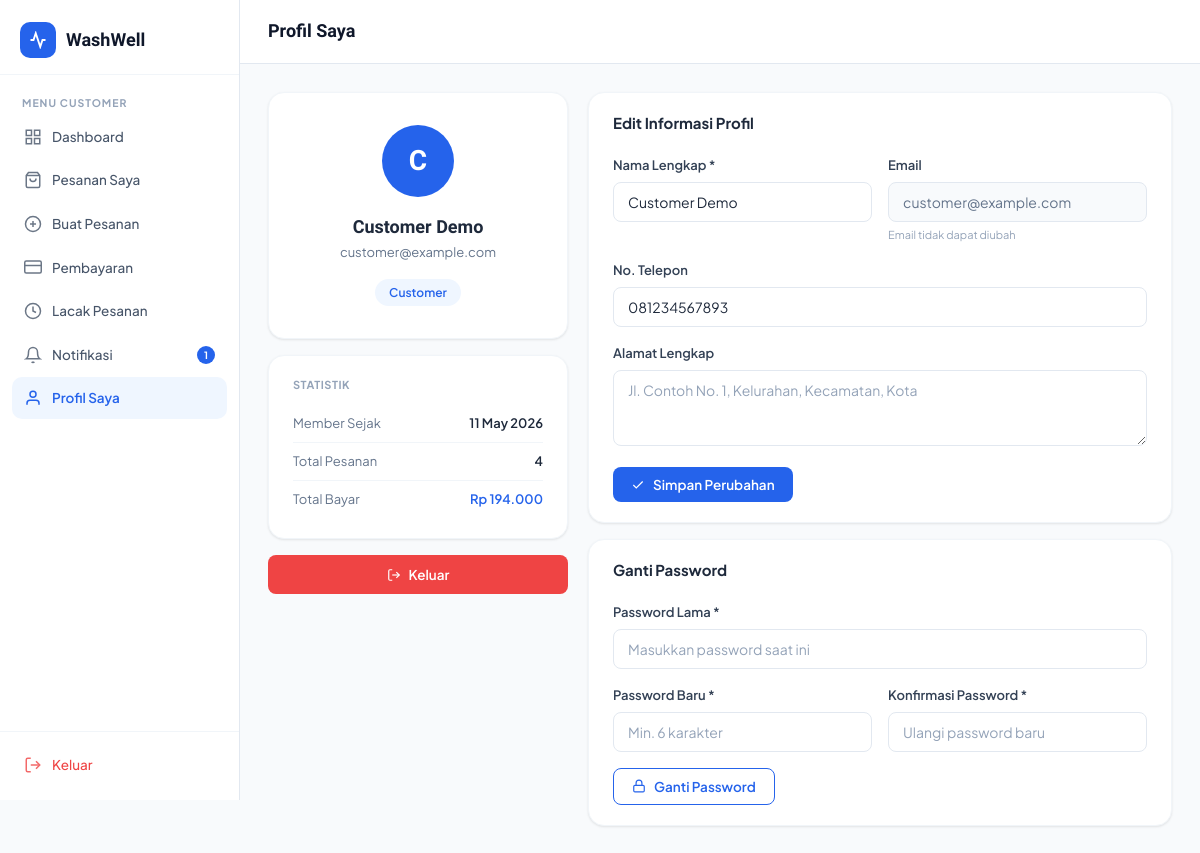
The app's page /customer/profile.php (signed in) with its own data.
### tables this page shows
CREATE TABLE IF NOT EXISTS users (
    id INT AUTO_INCREMENT PRIMARY KEY,
    name VARCHAR(100) NOT NULL,
    email VARCHAR(150) UNIQUE NOT NULL,
    password VARCHAR(255) NOT NULL,
    phone VARCHAR(20),
    address TEXT,
    role ENUM('customer','admin') DEFAULT 'customer',
    created_at TIMESTAMP DEFAULT CURRENT_TIMESTAMP,
    updated_at TIMESTAMP DEFAULT CURRENT_TIMESTAMP ON UPDATE CURRENT_TIMESTAMP
);

### includes/auth.php (called while the page is built, shortened)
<?php
require_once __DIR__ . '/config.php';
function getCurrentUser() {
    $db = getDB();
    $id = (int)$_SESSION['user_id'];
    $res = $db->query("SELECT * FROM users WHERE id=$id LIMIT 1");
    return $res ? $res->fetch_assoc() : null;
}
?>

### includes/config.php (called while the page is built, shortened)
<?php
function formatRupiah($amount) {
    return 'Rp ' . number_format($amount, 0, ',', '.');
}
?>

### customer/profile.php (the view, shortened to what this page needs)
<?php
require_once '../includes/auth.php';
$db = getDB();
$user = getCurrentUser();
$uid = (int)$user['id'];
$totalOrders  = $db->query("SELECT COUNT(*) as c FROM orders WHERE user_id=$uid")->fetch_assoc()['c'];
$totalSpent   = $db->query("SELECT COALESCE(SUM(t.amount),0) as s FROM transactions t JOIN orders o ON t.order_id=o.id WHERE o.user_id=$uid AND t.status='success'")->fetch_assoc()['s'];
$memberSince  = date('d M Y', strtotime($user['created_at']));
?>
<!DOCTYPE html>
<html lang="id">
<head>
<link rel="stylesheet" href="../assets/css/style.css">
</head>
<body>
<div class="app-layout">
    <?php require_once('../customer/sidebar.php'); ?>
    <div class="main-content">
        <header class="topbar">
            <div class="topbar-left">
                <div class="topbar-title">Profil Saya</div>
            </div>
        </header>
        <main class="page-content">
            <div style="display:grid;grid-template-columns:300px 1fr;gap:20px;align-items:start;">
                <div style="display:flex;flex-direction:column;gap:16px;">
                    <div class="card">
                        <div class="card-body" style="text-align:center;padding:32px 24px;">
                            <div style="width:72px;height:72px;border-radius:50%;background:var(--primary);display:flex;align-items:center;justify-content:center;font-size:28px;font-weight:800;color:white;margin:0 auto 16px;font-family:'Sora',sans-serif;">
                                <?= strtoupper(substr($user['name'],0,1)) ?>
                            </div>
                            <div style="font-family:'Sora',sans-serif;font-size:18px;font-weight:700;"><?= htmlspecialchars($user['name']) ?></div>
                            <div style="font-size:13px;color:var(--gray-500);margin-bottom:16px;"><?= htmlspecialchars($user['email']) ?></div>
                            <span style="display:inline-block;background:var(--primary-bg);color:var(--primary);padding:4px 14px;border-radius:20px;font-size:12px;font-weight:600;">Customer</span>
                        </div>
                    </div>
                    <div class="card">
                        <div class="card-body">
                            <div style="font-size:11px;font-weight:700;text-transform:uppercase;letter-spacing:0.5px;color:var(--gray-400);margin-bottom:12px;">Statistik</div>
                            <div style="display:flex;justify-content:space-between;padding:8px 0;border-bottom:1px solid var(--gray-100);font-size:13px;">
                                <span style="color:var(--gray-500);">Member Sejak</span>
                                <span style="font-weight:600;"><?= $memberSince ?></span>
                            </div>
                            <div style="display:flex;justify-content:space-between;padding:8px 0;border-bottom:1px solid var(--gray-100);font-size:13px;">
                                <span style="color:var(--gray-500);">Total Pesanan</span>
                                <span style="font-weight:600;"><?= $totalOrders ?></span>
                            </div>
                            <div style="display:flex;justify-content:space-between;padding:8px 0;font-size:13px;">
                                <span style="color:var(--gray-500);">Total Bayar</span>
                                <span style="font-weight:600;color:var(--primary);"><?= formatRupiah($totalSpent) ?></span>
                            </div>
                        </div>
                    </div>
                    <a href="logout.php" class="btn btn-danger btn-full" onclick="return confirm('Yakin ingin keluar?')">
                        <svg width="14" height="14" viewBox="0 0 24 24" fill="none" stroke="currentColor" stroke-width="2"><path d="M9 21H5a2 2 0 0 1-2-2V5a2 2 0 0 1 2-2h4"/><polyline points="16 17 21 12 16 7"/><line x1="21" y1="12" x2="9" y2="12"/></svg>
                        Keluar
                    </a>
                </div>
                <div style="display:flex;flex-direction:column;gap:16px;">
                    <div class="card">
                        <div class="card-header"><span class="card-title">Edit Informasi Profil</span></div>
                        <div class="card-body">
                            <form method="POST">
                                <div style="display:grid;grid-template-columns:1fr 1fr;gap:16px;">
                                    <div class="form-group">
                                        <label class="form-label">Nama Lengkap *</label>
                                        <input type="text" name="name" class="form-control" value="<?= htmlspecialchars($user['name']) ?>" required>
                                    </div>
                                    <div class="form-group">
                                        <label class="form-label">Email</label>
                                        <input type="email" class="form-control" value="<?= htmlspecialchars($user['email']) ?>" disabled style="background:var(--gray-50);color:var(--gray-500);">
                                        <small style="font-size:11px;color:var(--gray-400);">Email tidak dapat diubah</small>
                                    </div>
                                </div>
                                <div class="form-group">
                                    <label class="form-label">No. Telepon</label>
                                    <input type="text" name="phone" class="form-control" value="<?= htmlspecialchars($user['phone'] ?? '') ?>" placeholder="081234567890">
                                </div>
                                <div class="form-group">
                                    <label class="form-label">Alamat Lengkap</label>
                                    <textarea name="address" class="form-control" rows="3" placeholder="Jl. Contoh No. 1, Kelurahan, Kecamatan, Kota"><?= htmlspecialchars($user['address'] ?? '') ?></textarea>
                                </div>
                                <button type="submit" class="btn btn-primary">
                                    <svg width="14" height="14" viewBox="0 0 24 24" fill="none" stroke="currentColor" stroke-width="2"><polyline points="20 6 9 17 4 12"/></svg>
                                    Simpan Perubahan
                                </button>
                            </form>
                        </div>
                    </div>
                    <div class="card">
                        <div class="card-header"><span class="card-title">Ganti Password</span></div>
                        <div class="card-body">
                            <form method="POST">
                                <div class="form-group">
                                    <label class="form-label">Password Lama *</label>
                                    <input type="password" name="old_password" class="form-control" placeholder="Masukkan password saat ini" required>
                                </div>
                                <div style="display:grid;grid-template-columns:1fr 1fr;gap:16px;">
                                    <div class="form-group">
                                        <label class="form-label">Password Baru *</label>
                                        <input type="password" name="new_password" class="form-control" placeholder="Min. 6 karakter" required>
                                    </div>
                                    <div class="form-group">
                                        <label class="form-label">Konfirmasi Password *</label>
                                        <input type="password" name="confirm_password" class="form-control" placeholder="Ulangi password baru" required>
                                    </div>
                                </div>
                                <button type="submit" class="btn btn-outline">
                                    <svg width="14" height="14" viewBox="0 0 24 24" fill="none" stroke="currentColor" stroke-width="2"><rect x="3" y="11" width="18" height="11" rx="2" ry="2"/><path d="M7 11V7a5 5 0 0 1 10 0v4"/></svg>
                                    Ganti Password
                                </button>
                            </form>
                        </div>
                    </div>
                </div>
            </div>
        </main>
    </div>
</div>
</body>
</html>

### assets/css/style.css (style rules this page uses)
:root { --primary: #2563EB; --primary-light: #3B82F6; --primary-dark: #1D4ED8; --primary-bg: #EFF6FF; --orange: #F97316; --orange-light: #FED7AA; --green: #22C55E; --green-light: #DCFCE7; --teal: #06B6D4; --teal-light: #CFFAFE; --gray-50: #F8FAFC; --gray-100: #F1F5F9; --gray-200: #E2E8F0; --gray-300: #CBD5E1; --gray-400: #94A3B8; --gray-500: #64748B; --gray-600: #475569; --gray-700: #334155; --gray-800: #1E293B; --gray-900: #0F172A; --white: #FFFFFF; --shadow-sm: 0 1px 3px rgba(0,0,0,0.06), 0 1px 2px rgba(0,0,0,0.04); --shadow: 0 4px 6px -1px rgba(0,0,0,0.07), 0 2px 4px -1px rgba(0,0,0,0.04); --shadow-md: 0 10px 15px -3px rgba(0,0,0,0.08), 0 4px 6px -2px rgba(0,0,0,0.04); --shadow-lg: 0 20px 25px -5px rgba(0,0,0,0.08), 0 10px 10px -5px rgba(0,0,0,0.03); --radius: 12px; --radius-lg: 16px; --radius-xl: 24px; --sidebar-w: 240px; --font: 'Plus Jakarta Sans', sans-serif; --font-display: 'Sora', sans-serif; --transition: all 0.2s ease; }
*, *::before, *::after { box-sizing: border-box; margin: 0; padding: 0; }
html { scroll-behavior: smooth; }
body { font-family: var(--font); background: var(--gray-50); color: var(--gray-800); line-height: 1.6; font-size: 14px; }
a { text-decoration: none; color: inherit; }
button { cursor: pointer; border: none; font-family: var(--font); }
input, select, textarea { font-family: var(--font); }
.btn { display: inline-flex; align-items: center; gap: 8px; padding: 9px 18px; border-radius: 8px; font-size: 13.5px; font-weight: 600; transition: var(--transition); white-space: nowrap; border: none; cursor: pointer; }
.btn-primary { background: var(--primary); color: var(--white); }
.btn-outline { background: transparent; color: var(--primary); border: 1.5px solid var(--primary); }
.btn-danger { background: #EF4444; color: var(--white); }
.btn-full { width: 100%; justify-content: center; }
.card { background: var(--white); border-radius: var(--radius-lg); box-shadow: var(--shadow-sm); border: 1px solid var(--gray-100); }
.card-body { padding: 20px 24px; }
.card-header { padding: 18px 24px 0; display: flex; align-items: center; justify-content: space-between; gap: 12px; }
.card-title { font-size: 15px; font-weight: 700; color: var(--gray-800); }
.form-group { margin-bottom: 16px; }
.form-label { display: block; font-size: 13px; font-weight: 600; color: var(--gray-700); margin-bottom: 6px; }
.form-control { width: 100%; padding: 10px 14px; border: 1.5px solid var(--gray-200); border-radius: 8px; font-size: 14px; color: var(--gray-800); background: var(--white); transition: var(--transition); outline: none; }
.form-control::placeholder { color: var(--gray-400); }
.app-layout { display: flex; min-height: 100vh; }
.nav-item svg { flex-shrink: 0; opacity: 0.8; }
.nav-item.active svg { opacity: 1; }
.main-content { flex: 1; margin-left: var(--sidebar-w); display: flex; flex-direction: column; min-height: 100vh; }
.topbar { background: var(--white); border-bottom: 1px solid var(--gray-200); padding: 0 28px; height: 64px; display: flex; align-items: center; justify-content: space-between; position: sticky; top: 0; z-index: 50; }
.topbar-left { display: flex; align-items: center; gap: 16px; }
.topbar-title { font-family: var(--font-display); font-size: 18px; font-weight: 700; color: var(--gray-900); }
.page-content { padding: 28px; flex: 1; }

### records on screen
users: name "C", name "Customer Demo", email "customer@example.com", created_at "11 May 2026", phone "081234567893"

### other values on screen
$item['label'] "Dashboard"
$item['label'] "Pesanan Saya"
$item['label'] "Buat Pesanan"
$item['label'] "Pembayaran"
$item['label'] "Lacak Pesanan"
$item['label'] "Notifikasi"
$notifCount "1"
$item['label'] "Profil Saya"
$totalOrders "4"
formatRupiah($totalSpent) "Rp 194.000"
